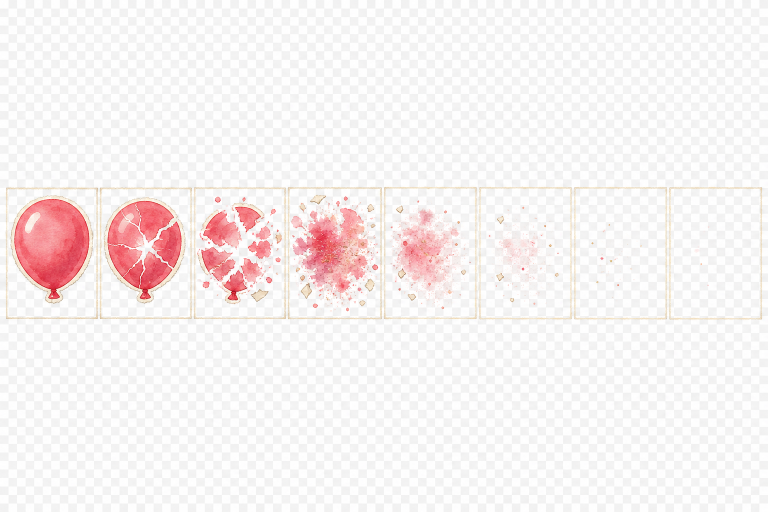
#> input picture tools/refs/balloon_pop_source.png, 1536 x 1024 px (shown at 1/2 size)
$ python slice_balloon_pop.py
#> lines starting #> are read from the running program, lines starting #| are printed output that depends on the picture
"""Slice AI balloon-pop reference into a clean transparent atlas (no cell borders)."""
from __future__ import annotations

import math
import os
from PIL import Image, ImageFilter, ImageDraw

SRC = os.path.normpath(
    os.path.join(os.path.dirname(__file__), "refs", "balloon_pop_source.png")
)
OUT = os.path.normpath(
    os.path.join(os.path.dirname(__file__), "..", "src", "features", "answer", "balloon_pop_atlas.png")
)
PREVIEW = os.path.normpath(
    os.path.join(os.path.dirname(__file__), "refs", "balloon_pop_preview.png")
)

FRAMES = 8
CELL = 256
WHITE_THR = 30


def dist_white(r: int, g: int, b: int) -> float:
    return math.sqrt((255 - r) ** 2 + (255 - g) ** 2 + (255 - b) ** 2)


def is_near_white(rgb: tuple[int, int, int], thr: float = WHITE_THR) -> bool:
    return dist_white(*rgb) <= thr


def is_beige_border(rgb: tuple[int, int, int]) -> bool:
    r, g, b = rgb
    # light cream/beige line used as frame border
    if r < 200 or g < 190 or b < 170:
        return False
    if dist_white(r, g, b) < 12:
        return False
    # low saturation warm light
    mx, mn = max(r, g, b), min(r, g, b)
    return (mx - mn) < 45 and r >= g >= b - 5


def key_background(im: Image.Image) -> Image.Image:
    im = im.convert("RGBA")
    px = im.load()
    w, h = im.size
    for y in range(h):
        for x in range(w):
            r, g, b, _a = px[x, y]
            d = dist_white(r, g, b)
            if d <= WHITE_THR:
                alpha = 0
            elif d >= WHITE_THR + 16:
                alpha = 255
            else:
                alpha = int(255 * (d - WHITE_THR) / 16)
            px[x, y] = (r, g, b, alpha)
    return im


def erase_rect_border(im: Image.Image, band: int = 10) -> Image.Image:
    """Remove thin rectangular cream/white frame near cell edges."""
    im = im.convert("RGBA")
    px = im.load()
    w, h = im.size
    for y in range(h):
        for x in range(w):
            near_edge = x < band or y < band or x >= w - band or y >= h - band
            if not near_edge:
                continue
            r, g, b, a = px[x, y]
            if a == 0:
                continue
            if is_near_white((r, g, b), 40) or is_beige_border((r, g, b)):
                px[x, y] = (r, g, b, 0)
    return im


def content_bbox(im: Image.Image, alpha_min: int = 28) -> tuple[int, int, int, int]:
    px = im.load()
    w, h = im.size
    minx, miny, maxx, maxy = w, h, -1, -1
    for y in range(h):
        for x in range(w):
            if px[x, y][3] > alpha_min:
                minx = min(minx, x)
                miny = min(miny, y)
                maxx = max(maxx, x)
                maxy = max(maxy, y)
    if maxx < 0:
        return (0, 0, 0, 0)
    return (minx, miny, maxx + 1, maxy + 1)


def largest_blob_bbox(im: Image.Image, alpha_min: int = 40) -> tuple[int, int, int, int]:
    """Keep the main pop body; drop stray border pixels via connected components on a coarse grid."""
    w, h = im.size
    px = im.load()
    # downsample mask
    step = 2
    gw, gh = (w + step - 1) // step, (h + step - 1) // step
    mask = [[False] * gw for _ in range(gh)]
    for gy in range(gh):
        for gx in range(gw):
            x, y = gx * step, gy * step
            if x < w and y < h and px[x, y][3] > alpha_min:
                mask[gy][gx] = True

    visited = [[False] * gw for _ in range(gh)]
    best = None
    best_size = 0

    for gy in range(gh):
        for gx in range(gw):
            if not mask[gy][gx] or visited[gy][gx]:
                continue
            stack = [(gx, gy)]
            visited[gy][gx] = True
            cells = []
            while stack:
                cx, cy = stack.pop()
                cells.append((cx, cy))
                for nx, ny in ((cx - 1, cy), (cx + 1, cy), (cx, cy - 1), (cx, cy + 1)):
                    if 0 <= nx < gw and 0 <= ny < gh and mask[ny][nx] and not visited[ny][nx]:
                        visited[ny][nx] = True
                        stack.append((nx, ny))
            if len(cells) > best_size:
                best_size = len(cells)
                xs = [c[0] for c in cells]
                ys = [c[1] for c in cells]
                best = (min(xs) * step, min(ys) * step, (max(xs) + 1) * step, (max(ys) + 1) * step)

    if not best:
        return content_bbox(im, alpha_min)
    x0, y0, x1, y1 = best
    # pad a bit for droplets around main body
    pad = 18
    return (max(0, x0 - pad), max(0, y0 - pad), min(w, x1 + pad), min(h, y1 + pad))


def clear_outside(im: Image.Image, box: tuple[int, int, int, int]) -> Image.Image:
    out = Image.new("RGBA", im.size, (0, 0, 0, 0))
    cropped = im.crop(box)
    out.paste(cropped, (box[0], box[1]), cropped)
    return out


def main() -> None:
    raw = Image.open(SRC).convert("RGB")
#> raw is the input picture: PIL image 1536x1024 RGB; mean R, G, B 247.2, 241.4, 241.1
    w, h = raw.size
#> w = 1536; h = 1024
    assert w % FRAMES == 0

    px = raw.load()
    row_hits = []
    for y in range(h):
        hits = 0
        for x in range(0, w, 2):
            if dist_white(*px[x, y]) > WHITE_THR:
                hits += 1
        row_hits.append(hits)
    thr = max(row_hits) * 0.1
#> thr = 74.4
    y0 = next(i for i, v in enumerate(row_hits) if v > thr)
#> y0 = 374
    y1 = h - next(i for i, v in enumerate(reversed(row_hits)) if v > thr)
#> y1 = 639
    y0 = max(0, y0 - 4)
#> y0 = 370
    y1 = min(h, y1 + 4)
#> y1 = 643
    strip = raw.crop((0, y0, w, y1))
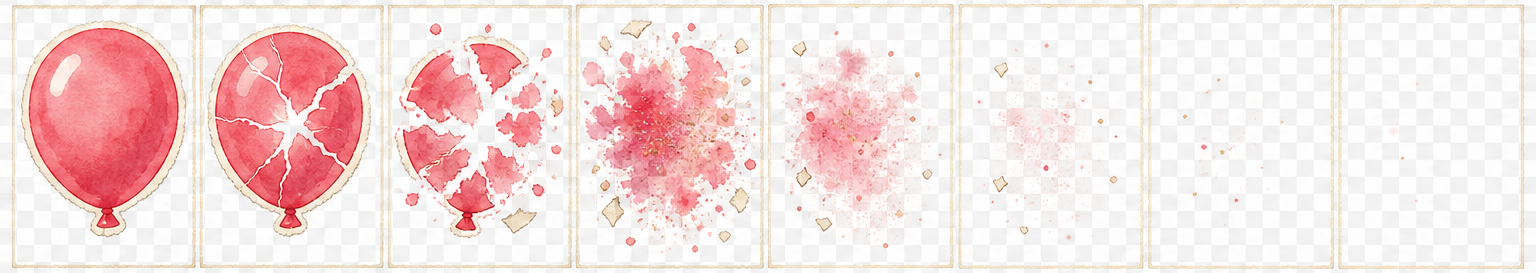
#> strip: PIL image 1536x273 RGB; mean R, G, B 245.3, 223.6, 222.5
    print(f"strip y=[{y0},{y1}) {strip.size}")
#| strip y=[370,643) (1536, 273)

    fw = strip.width // FRAMES
#> fw = 192
    atlas = Image.new("RGBA", (FRAMES * CELL, CELL), (0, 0, 0, 0))
#> atlas: PIL image 2048x256 RGBA; every value is 0

    for i in range(FRAMES):
        cell = strip.crop((i * fw, 0, (i + 1) * fw, strip.height))
        # generous inset to drop AI cell border
        inset = 10
        cell = cell.crop((inset, inset, cell.width - inset, cell.height - inset))
        cell = key_background(cell)
        cell = erase_rect_border(cell, band=14)
        # soften alpha speckles
        r, g, b, a = cell.split()
        a = a.filter(ImageFilter.MedianFilter(size=3))
        cell = Image.merge("RGBA", (r, g, b, a))

        box = largest_blob_bbox(cell)
        if box[2] <= box[0]:
            print(f"frame {i}: empty")
            continue
        cell = clear_outside(cell, box)
        cropped = cell.crop(box)

        margin = 12
        max_side = CELL - margin * 2
        scale = min(max_side / cropped.width, max_side / cropped.height)
        # don't upscale tiny late frames too aggressively
        if i >= 6:
            scale = min(scale, 1.0)
        nw = max(1, int(cropped.width * scale))
        nh = max(1, int(cropped.height * scale))
        cropped = cropped.resize((nw, nh), Image.Resampling.LANCZOS)
        ox = i * CELL + (CELL - nw) // 2
        oy = (CELL - nh) // 2
        atlas.paste(cropped, (ox, oy), cropped)
        print(f"frame {i}: box={box} -> {nw}x{nh}")
#> this loop made 8 passes
#> box on passes 1 to 8: (0, 0, 172, 246), (0, 0, 172, 246), (0, 22, 108, 202), (0, 12, 172, 250), (0, 18, 158, 222), (6, 80, 88, 154), (22, 116, 64, 158), (150, 68, 172, 106)
#| frame 0: box=(0, 0, 172, 246) -> 162x232
#| frame 1: box=(0, 0, 172, 246) -> 162x232
#| frame 2: box=(0, 22, 108, 202) -> 139x232
#| frame 3: box=(0, 12, 172, 250) -> 167x232
#| frame 4: box=(0, 18, 158, 222) -> 179x232
#| frame 5: box=(6, 80, 88, 154) -> 232x209
#| frame 6: box=(22, 116, 64, 158) -> 42x42
#| frame 7: box=(150, 68, 172, 106) -> 22x38
#> pass 1, in main, `cell = cell.crop((inset, inset, cell.width - inset, cell.height - inse..`:
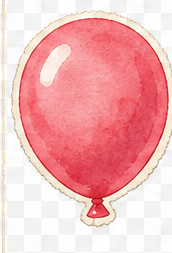
#> cell: PIL image 172x253 RGB; mean R, G, B 242.5, 181.1, 182.9
#> after the loop:
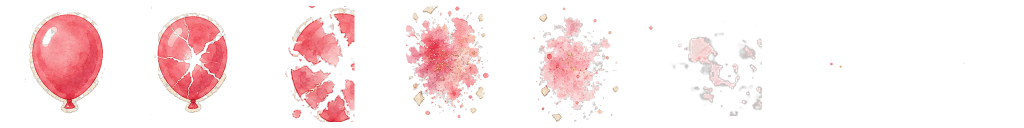
#> atlas: PIL image 2048x256 RGBA (shown at 1/2 size); mean R, G, B, A 43.6, 27.6, 28.2, 45; transparent parts drawn white
#> after the loop:
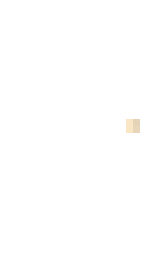
#> cropped: PIL image 22x38 RGBA (shown 7 times larger); mean R, G, B, A 1.1, 1.1, 0.9, 1.2; transparent parts drawn white

    atlas.save(OUT, "PNG")
    print(f"saved raw {OUT} {atlas.size} {os.path.getsize(OUT)} bytes")
#| saved raw src/features/answer/balloon_pop_atlas.png (2048, 256) 365948 bytes

    # Convert pigment to luminance so in-game Color modulate matches balloon hue.
    px = atlas.load()
    for y in range(atlas.height):
        for x in range(atlas.width):
            r, g, b, a = px[x, y]
            if a < 8:
                continue
            mx, mn = max(r, g, b), min(r, g, b)
            sat = (mx - mn) / mx if mx else 0.0
            if sat < 0.18 and mx > 200:
                lum = int(0.6 * r + 0.3 * g + 0.1 * b)
                lum = min(255, int(lum * 1.05))
                px[x, y] = (lum, lum, int(lum * 0.96), a)
            else:
                lum = int(0.3 * r + 0.5 * g + 0.2 * b)
                lum = min(255, int(40 + lum * 0.95))
                px[x, y] = (lum, lum, lum, a)

    atlas.save(OUT, "PNG")
    print(f"saved tintable {OUT} {os.path.getsize(OUT)} bytes")

    preview = Image.new("RGBA", (atlas.width, atlas.height * 2 + 8), (0, 0, 0, 0))
#> preview: PIL image 2048x520 RGBA; every value is 0
    dark = Image.new("RGBA", atlas.size, (28, 32, 40, 255))
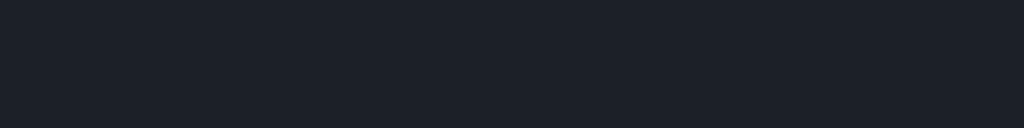
#> dark: PIL image 2048x256 RGBA (shown at 1/2 size); mean R, G, B, A 28, 32, 40, 255
    sky = Image.new("RGBA", atlas.size, (168, 212, 240, 255))
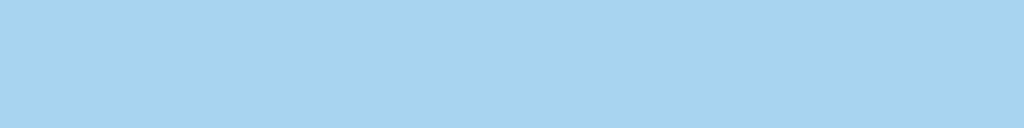
#> sky: PIL image 2048x256 RGBA (shown at 1/2 size); mean R, G, B, A 168, 212, 240, 255
    preview.paste(Image.alpha_composite(dark, atlas), (0, 0))
    preview.paste(Image.alpha_composite(sky, atlas), (0, atlas.height + 8))
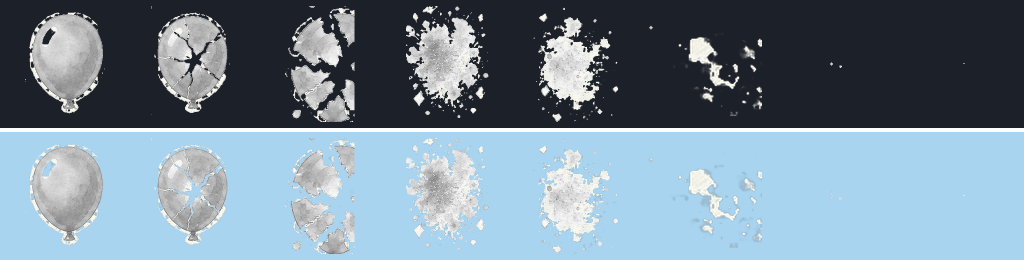
#> preview: PIL image 2048x520 RGBA (shown at 1/2 size); mean R, G, B, A 114.5, 134, 148.3, 251.1; transparent parts drawn white
    preview.save(PREVIEW)
    print(f"preview {PREVIEW}")


if __name__ == "__main__":
    main()
